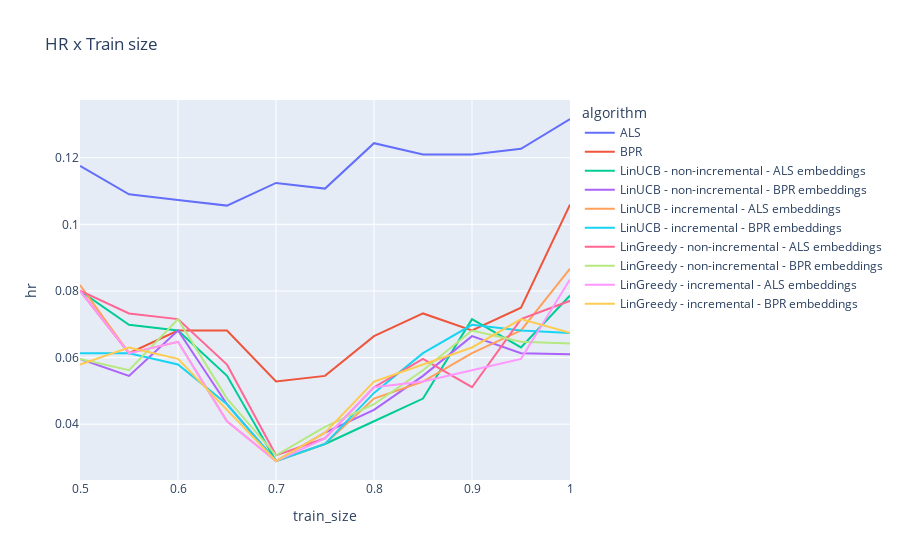

The notebook cell saved with this chart:
### Code cell
fig = px.line(df_results, x="train_size", y="hr", color='algorithm', title='HR x Train size')
fig.show()
fig.write_html('results-v4/hr_x_train_size.html')

### Figure 1 — Plotly figure (JSON) as saved in the notebook; plotly's stock layout.template omitted (floating-point values rounded to 4 significant figures)
{"data": [{"hovertemplate": "algorithm=ALS<br>train_size=%{x}<br>hr=%{y}<extra></extra>", "legendgroup": "ALS", "line": {"color": "#636efa", "dash": "solid"}, "marker": {"symbol": "circle"}, "mode": "lines", "name": "ALS", "orientation": "v", "showlegend": true, "type": "scatter", "x": [0.5, 0.55, 0.6, 0.65, 0.7, 0.75, 0.8, 0.85, 0.9, 0.95, 1], "xaxis": "x", "y": [0.1175, 0.109, 0.1073, 0.1056, 0.1124, 0.1107, 0.1244, 0.121, 0.121, 0.1227, 0.1316], "yaxis": "y"}, {"hovertemplate": "algorithm=BPR<br>train_size=%{x}<br>hr=%{y}<extra></extra>", "legendgroup": "BPR", "line": {"color": "#EF553B", "dash": "solid"}, "marker": {"symbol": "circle"}, "mode": "lines", "name": "BPR", "orientation": "v", "showlegend": true, "type": "scatter", "x": [0.5, 0.55, 0.6, 0.65, 0.7, 0.75, 0.8, 0.85, 0.9, 0.95, 1], "xaxis": "x", "y": [0.08007, 0.06133, 0.06814, 0.06814, 0.05281, 0.05451, 0.06644, 0.07325, 0.06814, 0.07496, 0.1059], "yaxis": "y"}, {"hovertemplate": "algorithm=LinUCB - non-incremental - ALS embeddings<br>train_size=%{x}<br>hr=%{y}<extra></extra>", "legendgroup": "LinUCB - non-incremental - ALS embeddings", "line": {"color": "#00cc96", "dash": "solid"}, "marker": {"symbol": "circle"}, "mode": "lines", "name": "LinUCB - non-incremental - ALS embeddings", "orientation": "v", "showlegend": true, "type": "scatter", "x": [0.5, 0.55, 0.6, 0.65, 0.7, 0.75, 0.8, 0.85, 0.9, 0.95, 1], "xaxis": "x", "y": [0.08007, 0.06985, 0.06814, 0.05451, 0.02896, 0.03407, 0.04089, 0.0477, 0.07155, 0.06303, 0.07865], "yaxis": "y"}, {"hovertemplate": "algorithm=LinUCB - non-incremental - BPR embeddings<br>train_size=%{x}<br>hr=%{y}<extra></extra>", "legendgroup": "LinUCB - non-incremental - BPR embeddings", "line": {"color": "#ab63fa", "dash": "solid"}, "marker": {"symbol": "circle"}, "mode": "lines", "name": "LinUCB - non-incremental - BPR embeddings", "orientation": "v", "showlegend": true, "type": "scatter", "x": [0.5, 0.55, 0.6, 0.65, 0.7, 0.75, 0.8, 0.85, 0.9, 0.95, 1], "xaxis": "x", "y": [0.05963, 0.05451, 0.06814, 0.046, 0.02896, 0.03748, 0.04429, 0.05451, 0.06644, 0.06133, 0.061], "yaxis": "y"}, {"hovertemplate": "algorithm=LinUCB - incremental - ALS embeddings<br>train_size=%{x}<br>hr=%{y}<extra></extra>", "legendgroup": "LinUCB - incremental - ALS embeddings", "line": {"color": "#FFA15A", "dash": "solid"}, "marker": {"symbol": "circle"}, "mode": "lines", "name": "LinUCB - incremental - ALS embeddings", "orientation": "v", "showlegend": true, "type": "scatter", "x": [0.5, 0.55, 0.6, 0.65, 0.7, 0.75, 0.8, 0.85, 0.9, 0.95, 1], "xaxis": "x", "y": [0.08177, 0.06133, 0.06474, 0.04089, 0.02896, 0.03407, 0.0477, 0.05281, 0.06133, 0.06814, 0.08668], "yaxis": "y"}, {"hovertemplate": "algorithm=LinUCB - incremental - BPR embeddings<br>train_size=%{x}<br>hr=%{y}<extra></extra>", "legendgroup": "LinUCB - incremental - BPR embeddings", "line": {"color": "#19d3f3", "dash": "solid"}, "marker": {"symbol": "circle"}, "mode": "lines", "name": "LinUCB - incremental - BPR embeddings", "orientation": "v", "showlegend": true, "type": "scatter", "x": [0.5, 0.55, 0.6, 0.65, 0.7, 0.75, 0.8, 0.85, 0.9, 0.95, 1], "xaxis": "x", "y": [0.06133, 0.06133, 0.05792, 0.046, 0.02896, 0.03407, 0.0494, 0.06133, 0.06985, 0.06814, 0.06742], "yaxis": "y"}, {"hovertemplate": "algorithm=LinGreedy - non-incremental - ALS embeddings<br>train_size=%{x}<br>hr=%{y}<extra></extra>", "legendgroup": "LinGreedy - non-incremental - ALS embeddings", "line": {"color": "#FF6692", "dash": "solid"}, "marker": {"symbol": "circle"}, "mode": "lines", "name": "LinGreedy - non-incremental - ALS embeddings", "orientation": "v", "showlegend": true, "type": "scatter", "x": [0.5, 0.55, 0.6, 0.65, 0.7, 0.75, 0.8, 0.85, 0.9, 0.95, 1], "xaxis": "x", "y": [0.08007, 0.07325, 0.07155, 0.05792, 0.03066, 0.03578, 0.05111, 0.05963, 0.05111, 0.07155, 0.07705], "yaxis": "y"}, {"hovertemplate": "algorithm=LinGreedy - non-incremental - BPR embeddings<br>train_size=%{x}<br>hr=%{y}<extra></extra>", "legendgroup": "LinGreedy - non-incremental - BPR embeddings", "line": {"color": "#B6E880", "dash": "solid"}, "marker": {"symbol": "circle"}, "mode": "lines", "name": "LinGreedy - non-incremental - BPR embeddings", "orientation": "v", "showlegend": true, "type": "scatter", "x": [0.5, 0.55, 0.6, 0.65, 0.7, 0.75, 0.8, 0.85, 0.9, 0.95, 1], "xaxis": "x", "y": [0.05963, 0.05622, 0.07155, 0.0477, 0.03066, 0.03918, 0.046, 0.05622, 0.06814, 0.06474, 0.06421], "yaxis": "y"}, {"hovertemplate": "algorithm=LinGreedy - incremental - ALS embeddings<br>train_size=%{x}<br>hr=%{y}<extra></extra>", "legendgroup": "LinGreedy - incremental - ALS embeddings", "line": {"color": "#FF97FF", "dash": "solid"}, "marker": {"symbol": "circle"}, "mode": "lines", "name": "LinGreedy - incremental - ALS embeddings", "orientation": "v", "showlegend": true, "type": "scatter", "x": [0.5, 0.55, 0.6, 0.65, 0.7, 0.75, 0.8, 0.85, 0.9, 0.95, 1], "xaxis": "x", "y": [0.08007, 0.06133, 0.06474, 0.04089, 0.02896, 0.03578, 0.05111, 0.05281, 0.05622, 0.05963, 0.08347], "yaxis": "y"}, {"hovertemplate": "algorithm=LinGreedy - incremental - BPR embeddings<br>train_size=%{x}<br>hr=%{y}<extra></extra>", "legendgroup": "LinGreedy - incremental - BPR embeddings", "line": {"color": "#FECB52", "dash": "solid"}, "marker": {"symbol": "circle"}, "mode": "lines", "name": "LinGreedy - incremental - BPR embeddings", "orientation": "v", "showlegend": true, "type": "scatter", "x": [0.5, 0.55, 0.6, 0.65, 0.7, 0.75, 0.8, 0.85, 0.9, 0.95, 1], "xaxis": "x", "y": [0.05792, 0.06303, 0.05963, 0.04429, 0.02896, 0.03748, 0.05281, 0.05792, 0.06303, 0.07155, 0.06742], "yaxis": "y"}], "layout": {"legend": {"title": {"text": "algorithm"}, "tracegroupgap": 0}, "title": {"text": "HR x Train size"}, "xaxis": {"anchor": "y", "domain": [0, 1], "title": {"text": "train_size"}}, "yaxis": {"anchor": "x", "domain": [0, 1], "title": {"text": "hr"}}}}
